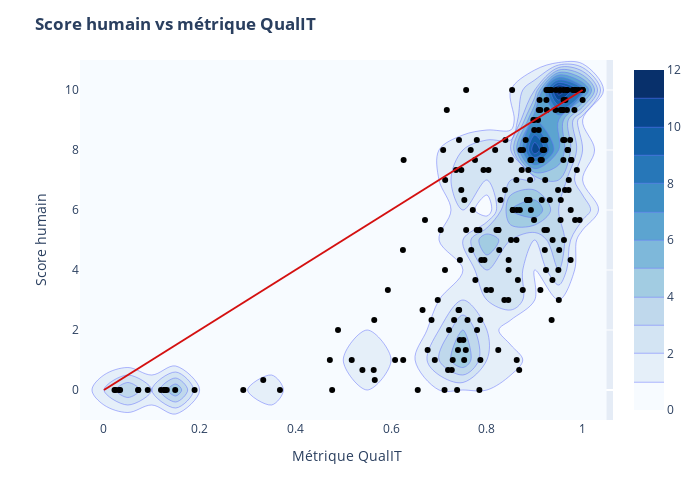

The notebook cell saved with this chart:
### Markdown cell above
Attention : Les extractions échouées ne sont pas sur la pluspart des graphiques car elles n'ont pas de valeur dans "Hallucinations" ou "Idées_non_ind".

### Code cell
# Heatmap de densité en arrière-plan
fig = px.density_contour(
    df, x="C", y="score_humain",
    nbinsx=20, nbinsy=20
)
fig.update_traces(contours_coloring="fill", contours_showlabels = False, colorscale="Blues")
# Scatter plot
fig.add_scatter(
    x=df["C"], y=df["score_humain"],
    mode="markers",
    marker=dict(color="#000000"),
    hovertemplate="Métrique QualIT = %{x}<br>Score humain = %{y}<extra></extra>"
)
fig.add_shape(
    type="line", x0=0, x1=1, y0=0, y1=10,
    xref="x", yref="y",
    line=dict(color="#d41010")
)
fig.update_layout(
    title="<b>Score humain vs métrique QualIT</b>",
    xaxis_title="Métrique QualIT", yaxis_title="Score humain",
    width=700, height=500,
    coloraxis_showscale=False
)
fig.show()

### Figure 1 — Plotly figure (JSON) as saved in the notebook; plotly's stock layout.template omitted (floating-point values rounded to 4 significant figures; data arrays with more than 128 entries replaced by an {"elided": "..."} marker saying what was removed)
{"data": [{"colorscale": [[0, "rgb(247,251,255)"], [0.125, "rgb(222,235,247)"], [0.25, "rgb(198,219,239)"], [0.375, "rgb(158,202,225)"], [0.5, "rgb(107,174,214)"], [0.625, "rgb(66,146,198)"], [0.75, "rgb(33,113,181)"], [0.875, "rgb(8,81,156)"], [1, "rgb(8,48,107)"]], "contours": {"coloring": "fill", "showlabels": false}, "hovertemplate": "C=%{x}<br>score_humain=%{y}<br>count=%{z}<extra></extra>", "legendgroup": "", "line": {"color": "#636efa"}, "name": "", "nbinsx": 20, "nbinsy": 20, "showlegend": false, "type": "histogram2dcontour", "x": {"elided": "200 float values"}, "xaxis": "x", "xbingroup": "x", "y": {"elided": "200 float values"}, "yaxis": "y", "ybingroup": "y"}, {"hovertemplate": "Métrique QualIT = %{x}<br>Score humain = %{y}<extra></extra>", "marker": {"color": "#000000"}, "mode": "markers", "type": "scatter", "x": {"elided": "200 float values"}, "y": {"elided": "200 float values"}}], "layout": {"coloraxis": {"showscale": false}, "height": 500, "legend": {"tracegroupgap": 0}, "margin": {"t": 60}, "shapes": [{"line": {"color": "#d41010"}, "type": "line", "x0": 0, "x1": 1, "xref": "x", "y0": 0, "y1": 10, "yref": "y"}], "title": {"text": "<b>Score humain vs métrique QualIT</b>"}, "width": 700, "xaxis": {"anchor": "y", "domain": [0, 1], "title": {"text": "Métrique QualIT"}}, "yaxis": {"anchor": "x", "domain": [0, 1], "title": {"text": "Score humain"}}}}
